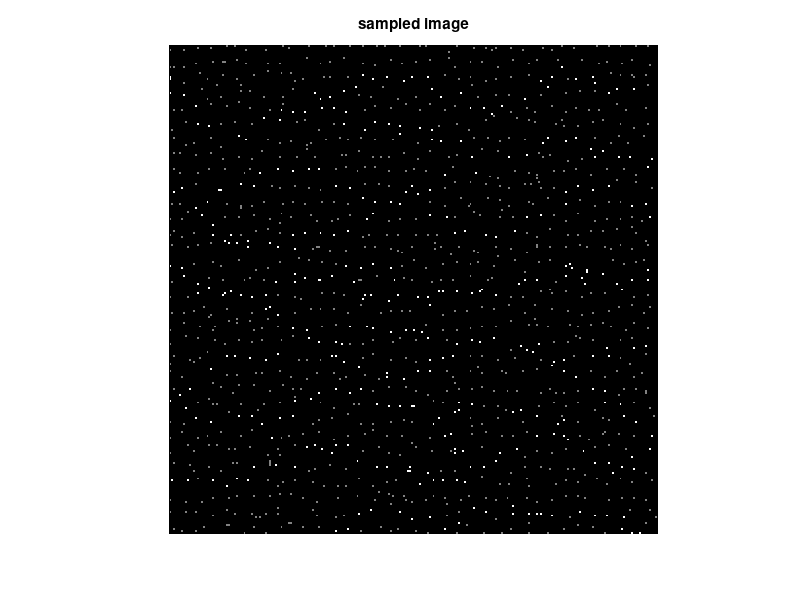

MATLAB code for this plot: (Note: this script raises an error after producing the figure.)
%% Binary image reconstruction using linear edge and object models
%% Mohammad Javad Abdollahifard, Sadegh Ahmadi, Tafresh University, 2015
clc
clear,
close all
tic
% load Im_1_percent_sampling.mat %channel image
load Im_2_percent_sampling.mat
% load Im_3_percent_sampling.mat
% load Im_5_percent_sampling.mat
%load Im_8_percent_sampling.mat
% load Im_16_percent_sampling.mat


% load Im_pic2_1_percent_sampling.mat
% load Im_pic2_2_percent_sampling.mat
% load Im_pic2_3_percent_sampling.mat
% load Im_pic2_5_percent_sampling.mat
% load Im_pic2_8_percent_sampling.mat
% load Im_pic2_16_percent_sampling.mat


% load Im_pic3_1_percent_sampling.mat   %Ganges delta, Bangladesh image
% load Im_pic3_2_percent_sampling.mat
% load Im_pic3_3_percent_sampling.mat
% load Im_pic3_5_percent_sampling.mat
% load Im_pic3_8_percent_sampling.mat
% load Im_pic3_16_percent_sampling.mat
Im=Is;
figure
imshow(Im*.5+.5)
title('sampled image')

options.step=1;% step determines the overlap, set to 1 for maximum overlap
options.windowsize=[19,19];
options.lambda=1;
options.eta=15;
options.eps=.1;% tolerable error for GD stopping condition
options.gdmaxiters=200;% GD maximum number of iterations
options.iters=1;% the number of iterations for the main algorithm
options.model='CCM';%ULEM, UCM or CCM
[Ic]=BinaryImReconst(Im,options);

toc